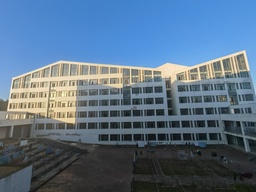
#> input picture 实验一/test1.jpg, 256 x 192 px, shrunk from 4096 x 3072 before the run
$ python 1.py
#> lines starting #> are read from the running program, lines starting #| are printed output that depends on the picture; long printed decimals are rounded
import numpy as np
import matplotlib.pyplot as plt
from PIL import Image  # 仅用于读取和保存图像


class ImageProcessor:
    """图像处理器类，实现所有核心算法"""

    def __init__(self, image_path):
        """初始化，读取图像"""
        # 使用PIL读取图像，但后续处理全部自主实现
        self.original_img = np.array(Image.open(image_path))
        self.height, self.width = self.original_img.shape[:2]

        # 将图像转换为灰度图用于滤波
        if len(self.original_img.shape) == 3:
            self.gray_img = self._rgb_to_gray(self.original_img)
        else:
            self.gray_img = self.original_img.copy()

    def _rgb_to_gray(self, rgb_img):
        """将RGB图像转换为灰度图像"""
        # 使用标准公式：Gray = 0.299R + 0.587G + 0.114B
        if len(rgb_img.shape) != 3:
            return rgb_img

        gray = np.zeros((rgb_img.shape[0], rgb_img.shape[1]), dtype=np.uint8)
        for i in range(rgb_img.shape[0]):
            for j in range(rgb_img.shape[1]):
                gray[i, j] = int(0.299 * rgb_img[i, j, 0] +
                                 0.587 * rgb_img[i, j, 1] +
                                 0.114 * rgb_img[i, j, 2])
        return gray

    def apply_convolution(self, image, kernel):
        """应用卷积核到图像"""
        if len(image.shape) == 3:
            # 如果是彩色图像，分别对每个通道进行卷积
            result = np.zeros_like(image)
            for c in range(3):
                result[:, :, c] = self._single_channel_convolution(image[:, :, c], kernel)
            return result
        else:
            # 灰度图像
            return self._single_channel_convolution(image, kernel)

    def _single_channel_convolution(self, channel, kernel):
        """单通道卷积实现"""
        k_height, k_width = kernel.shape
        pad_h, pad_w = k_height // 2, k_width // 2

        # 为图像添加零填充
        padded = np.zeros((channel.shape[0] + 2 * pad_h, channel.shape[1] + 2 * pad_w))
        padded[pad_h:pad_h + channel.shape[0], pad_w:pad_w + channel.shape[1]] = channel

        # 应用卷积
        result = np.zeros_like(channel, dtype=np.float32)
        for i in range(channel.shape[0]):
            for j in range(channel.shape[1]):
                region = padded[i:i + k_height, j:j + k_width]
                result[i, j] = np.sum(region * kernel)

        # 归一化到0-255范围
        result = np.clip(result, 0, 255)
        return result.astype(np.uint8)

    def sobel_filter(self):
        """应用Sobel算子滤波（自主实现）"""
        # Sobel算子
        sobel_x = np.array([[-1, 0, 1],
                            [-2, 0, 2],
                            [-1, 0, 1]], dtype=np.float32)

        sobel_y = np.array([[-1, -2, -1],
                            [0, 0, 0],
                            [1, 2, 1]], dtype=np.float32)

        # 分别计算x和y方向的梯度
        grad_x = self._single_channel_convolution(self.gray_img, sobel_x)
        grad_y = self._single_channel_convolution(self.gray_img, sobel_y)

        # 计算梯度幅值
        sobel_result = np.sqrt(grad_x.astype(np.float32) ** 2 + grad_y.astype(np.float32) ** 2)
        sobel_result = np.clip(sobel_result, 0, 255).astype(np.uint8)

        return sobel_result

    def custom_filter(self):
        """应用给定的卷积核滤波"""
        # 给定的卷积核
        custom_kernel = np.array([[1, 0, -1],
                                  [2, 0, -2],
                                  [1, 0, -1]], dtype=np.float32)

        # 应用卷积
        custom_result = self._single_channel_convolution(self.gray_img, custom_kernel)
        return custom_result

    def compute_color_histogram(self, bins=256):
        """计算颜色直方图"""
        if len(self.original_img.shape) != 3:
            # 如果是灰度图，只计算一个通道的直方图
            hist = self._compute_histogram(self.original_img, bins)
            return hist, None, None

        # 分离RGB通道
        r_channel = self.original_img[:, :, 0]
        g_channel = self.original_img[:, :, 1]
        b_channel = self.original_img[:, :, 2]

        # 分别计算各通道的直方图
        r_hist = self._compute_histogram(r_channel, bins)
        g_hist = self._compute_histogram(g_channel, bins)
        b_hist = self._compute_histogram(b_channel, bins)

        return r_hist, g_hist, b_hist

    def _compute_histogram(self, channel, bins):
        """计算单个通道的直方图"""
        hist = np.zeros(bins, dtype=np.int32)
        for i in range(channel.shape[0]):
            for j in range(channel.shape[1]):
                pixel_value = channel[i, j]
                if pixel_value < bins:
                    hist[pixel_value] += 1

        # 归一化到0-1范围
        hist_normalized = hist.astype(np.float32) / (channel.shape[0] * channel.shape[1])
        return hist_normalized

    def extract_texture_features(self, method='LBP'):
        """提取纹理特征"""
        if method == 'LBP':
            return self._extract_lbp_features()
        else:
            # 可以扩展其他纹理特征提取方法
            raise ValueError(f"Unsupported method: {method}")

    def _extract_lbp_features(self):
        """使用局部二值模式(LBP)提取纹理特征"""
        # 转换为灰度图（如果还不是灰度图）
        if len(self.original_img.shape) == 3:
            gray = self._rgb_to_gray(self.original_img)
        else:
            gray = self.original_img

        # 初始化LBP图像
        lbp_image = np.zeros((gray.shape[0] - 2, gray.shape[1] - 2), dtype=np.uint8)

        # 计算LBP值
        for i in range(1, gray.shape[0] - 1):
            for j in range(1, gray.shape[1] - 1):
                center = gray[i, j]
                binary_pattern = 0

                # 定义8个邻域位置（顺时针）
                neighbors_pos = [(i - 1, j - 1), (i - 1, j), (i - 1, j + 1),
                                 (i, j + 1), (i + 1, j + 1), (i + 1, j),
                                 (i + 1, j - 1), (i, j - 1)]

                # 构建二进制模式
                for k, (ni, nj) in enumerate(neighbors_pos):
                    if gray[ni, nj] >= center:
                        binary_pattern |= (1 << (7 - k))

                lbp_image[i - 1, j - 1] = binary_pattern

        # 计算LBP直方图作为纹理特征
        lbp_hist = self._compute_histogram(lbp_image, 256)

        return lbp_image, lbp_hist

    def visualize_results(self, sobel_result, custom_result, hist_data):
        """可视化结果"""
        fig, axes = plt.subplots(2, 3, figsize=(15, 10))

        # 原始图像
        if len(self.original_img.shape) == 3:
            axes[0, 0].imshow(self.original_img)
        else:
            axes[0, 0].imshow(self.original_img, cmap='gray')
        axes[0, 0].set_title('Original Image')
        axes[0, 0].axis('off')

        # Sobel滤波结果
        axes[0, 1].imshow(sobel_result, cmap='gray')
        axes[0, 1].set_title('Sobel Filter Result')
        axes[0, 1].axis('off')

        # 自定义卷积核滤波结果
        axes[0, 2].imshow(custom_result, cmap='gray')
        axes[0, 2].set_title('Custom Kernel Filter Result')
        axes[0, 2].axis('off')

        # 颜色直方图
        if len(self.original_img.shape) == 3:
            r_hist, g_hist, b_hist = hist_data
            x = np.arange(256)
            axes[1, 0].plot(x, r_hist, color='red', alpha=0.7, label='Red')
            axes[1, 0].plot(x, g_hist, color='green', alpha=0.7, label='Green')
            axes[1, 0].plot(x, b_hist, color='blue', alpha=0.7, label='Blue')
            axes[1, 0].set_title('Color Histogram (RGB)')
            axes[1, 0].set_xlabel('Pixel Value')
            axes[1, 0].set_ylabel('Frequency')
            axes[1, 0].legend()
            axes[1, 0].grid(True, alpha=0.3)
        else:
            gray_hist = hist_data
            x = np.arange(256)
            axes[1, 0].plot(x, gray_hist, color='black')
            axes[1, 0].set_title('Grayscale Histogram')
            axes[1, 0].set_xlabel('Pixel Value')
            axes[1, 0].set_ylabel('Frequency')
            axes[1, 0].grid(True, alpha=0.3)

        # LBP纹理特征图像
        lbp_image, lbp_hist = self._extract_lbp_features()
        axes[1, 1].imshow(lbp_image, cmap='gray')
        axes[1, 1].set_title('LBP Texture Image')
        axes[1, 1].axis('off')

        # LBP直方图
        x = np.arange(256)
        axes[1, 2].plot(x, lbp_hist, color='purple')
        axes[1, 2].set_title('LBP Histogram')
        axes[1, 2].set_xlabel('LBP Pattern')
        axes[1, 2].set_ylabel('Frequency')
        axes[1, 2].grid(True, alpha=0.3)

        plt.tight_layout()
        plt.savefig('experiment_results.png', dpi=150, bbox_inches='tight')
        plt.show()


def main():
    """主函数"""
    # 请替换为您自己拍摄的图像路径
    image_path = "test1.jpg"  # 请替换为实际图像路径

    # 创建图像处理器
    processor = ImageProcessor(image_path)
#> in __init__, self.original_img is the input picture: shape (192, 256, 3); mean R, G, B 89.8, 112.7, 135
#> after the loop in _rgb_to_gray, `for i in range(rgb_img.shape[0]):`:
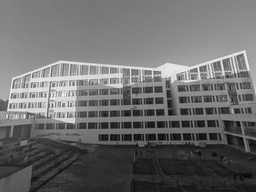
#> gray: shape (192, 256); min 4, max 247, mean 107.9

    # 1. Sobel滤波
    sobel_result = processor.sobel_filter()
#> in sobel_filter, `sobel_result = np.clip(sobel_result, 0, 255).astype(np.uint8)`:
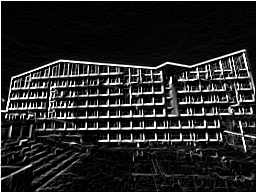
#> sobel_result: shape (192, 256); min 0, max 255, mean 36.8

    # 2. 自定义卷积核滤波
    custom_result = processor.custom_filter()
#> after the loop in _single_channel_convolution (call 3), `for i in range(channel.shape[0]):`:
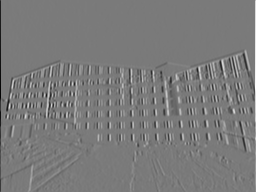
#> result: shape (192, 256) float32; min -704, max 760, mean 0.1; drawn with min black and max white
#> in _single_channel_convolution (call 3), `result = np.clip(result, 0, 255)`:
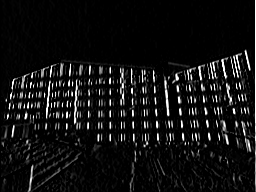
#> result: shape (192, 256) float32; min 0, max 255, mean 18

    # 3. 计算颜色直方图
    hist_data = processor.compute_color_histogram()
#> in compute_color_histogram, `b_channel = self.original_img[:, :, 2]`:
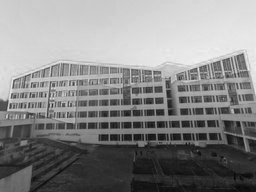
#> b_channel: shape (192, 256); min 7, max 242, mean 135
#> after the loop in _compute_histogram, `for i in range(channel.shape[0]):`: hist = 256 values, max 829 at index 80, min 1 at index 1, mean 192
#> in _compute_histogram, `hist_normalized = hist.astype(np.float32) / (channel.shape[0] * channe..`: hist_normalized = 256 values, max 0.0169 at index 80, min 2.03e-05 at index 1, mean 0.00391
#> in compute_color_histogram, `r_hist = self._compute_histogram(r_channel, bins)`: r_hist has the same summary as hist_normalized in _compute_histogram
#> in compute_color_histogram, `g_hist = self._compute_histogram(g_channel, bins)`: g_hist = 256 values, max 0.0199 at index 143, min 0 at index 0, mean 0.00391
#> in compute_color_histogram, `b_hist = self._compute_histogram(b_channel, bins)`: b_hist = 256 values, max 0.0163 at index 211, min 0 at index 0, mean 0.00391

    # 4. 提取纹理特征（LBP）
    lbp_image, lbp_hist = processor.extract_texture_features()
#> after the loop in _extract_lbp_features, `for i in range(1, gray.shape[0] - 1):`:
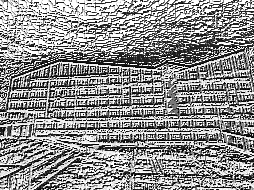
#> lbp_image: shape (190, 254); min 0, max 255, mean 143.2
#> in _extract_lbp_features, `lbp_hist = self._compute_histogram(lbp_image, 256)`: lbp_hist = 256 values, max 0.186 at index 255, min 2.07e-05 at index 77, mean 0.00391

    # 5. 保存纹理特征到npy文件
    np.save('texture_features.npy', lbp_hist)
    print("纹理特征已保存到 texture_features.npy")

    # 6. 保存处理后的图像
    result_img = Image.fromarray(sobel_result)
    result_img.save('sobel_filtered.png')
    print("Sobel滤波结果已保存到 sobel_filtered.png")

    result_img = Image.fromarray(custom_result)
    result_img.save('custom_filtered.png')
    print("自定义卷积核滤波结果已保存到 custom_filtered.png")

    # 7. 可视化结果
    processor.visualize_results(sobel_result, custom_result, hist_data)
#> in visualize_results, `r_hist, g_hist, b_hist = hist_data`: r_hist has the same summary as hist_normalized in _compute_histogram
#> in visualize_results, `plt.savefig('experiment_results.png', dpi=150, bbox_inches='tight')`:
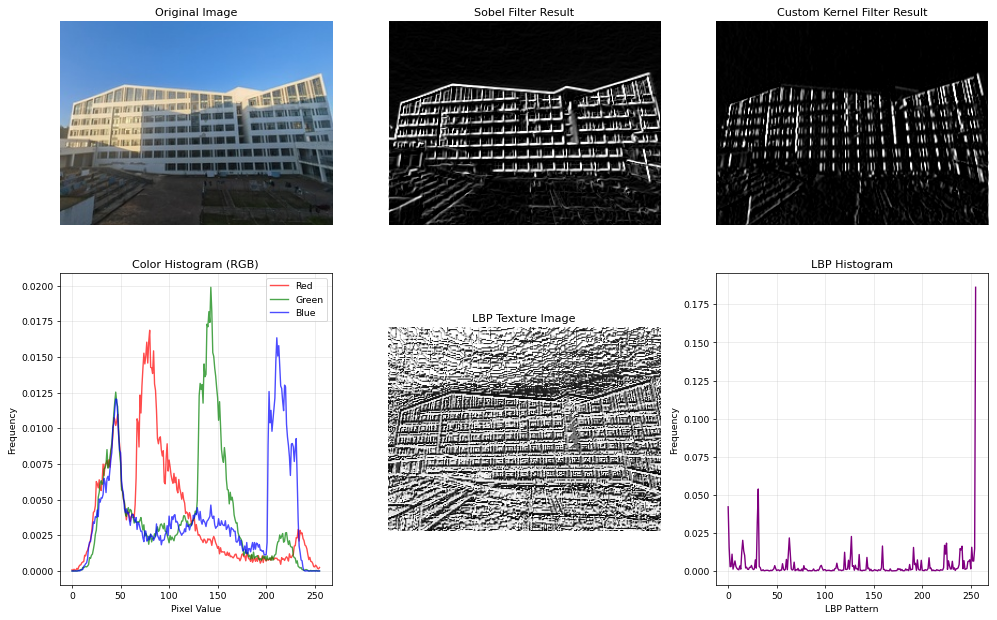
#> figure drawn by matplotlib, 6 panels; panel 4: curve peaks at x = 80, y = 0.0169; panel 4: curve peaks at x = 143, y = 0.0199; panel 4: curve peaks at x = 211, y = 0.0163; panel 6: curve peaks at x = 255, y = 0.186
    print("实验结果可视化已保存到 experiment_results.png")

    # 打印特征信息
    print(f"\n图像尺寸: {processor.width}x{processor.height}")
#| 图像尺寸: 256x192
    print(f"纹理特征维度: {lbp_hist.shape}")
#| 纹理特征维度: (256,)
    print(f"纹理特征示例 (前10个值): {lbp_hist[:10]}")
#| 纹理特征示例 (前10个值): [0.04211 0.0155 0.002818 0.002984 0.01104 0.001243
#|  0.003937 0.00661 0.002963 0.001741]


if __name__ == "__main__":
    main()

$ run again, with 实验二/test2.jpg copied over 实验一/test1.jpg
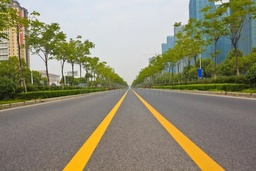
#> input picture 实验二/test2.jpg, 256 x 171 px, shrunk from 692 x 462 before the run
#> in __init__, self.original_img is the input picture: shape (171, 256, 3); mean R, G, B 140.9, 137.9, 114.2
#> in compute_color_histogram, `b_channel = self.original_img[:, :, 2]`:
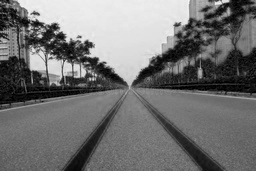
#> b_channel: shape (171, 256); min 0, max 248, mean 114.2
#> after the loop in _compute_histogram, `for i in range(channel.shape[0]):`: hist = 256 values, max 1141 at index 218, min 0 at index 0, mean 171
#> hist_normalized = 256 values, max 0.0261 at index 218, min 0 at index 0, mean 0.00391
#> in compute_color_histogram, `r_hist = self._compute_histogram(r_channel, bins)`: r_hist has the same summary as hist_normalized in _compute_histogram
#> in compute_color_histogram, `g_hist = self._compute_histogram(g_channel, bins)`: g_hist = 256 values, max 0.0205 at index 223, min 0 at index 0, mean 0.00391
#> in compute_color_histogram, `b_hist = self._compute_histogram(b_channel, bins)`: b_hist = 256 values, max 0.0174 at index 114, min 0 at index 247, mean 0.00391
#> after the loop in _extract_lbp_features, `for i in range(1, gray.shape[0] - 1):`:
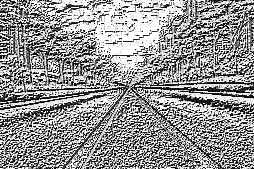
#> lbp_image: shape (169, 254); min 0, max 255, mean 148.6
#> in _extract_lbp_features, `lbp_hist = self._compute_histogram(lbp_image, 256)`: lbp_hist = 256 values, max 0.138 at index 255, min 0.000256 at index 85, mean 0.00391
#> in visualize_results, `r_hist, g_hist, b_hist = hist_data`: r_hist has the same summary as hist_normalized in _compute_histogram
#| 图像尺寸: 256x171
#| 纹理特征维度: (256,)
#| 纹理特征示例 (前10个值): [0.05498 0.01482  0.006569 0.004915 0.01018 0.002376
#|  0.005172 0.006243  0.006453 0.002679]
